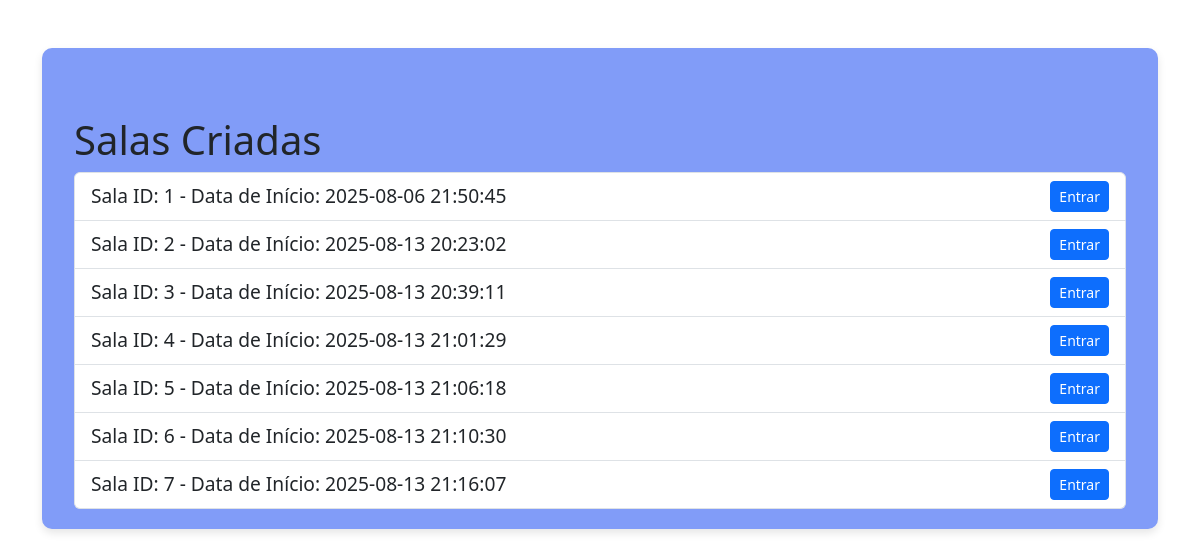
Page /salas on the earlier database version.
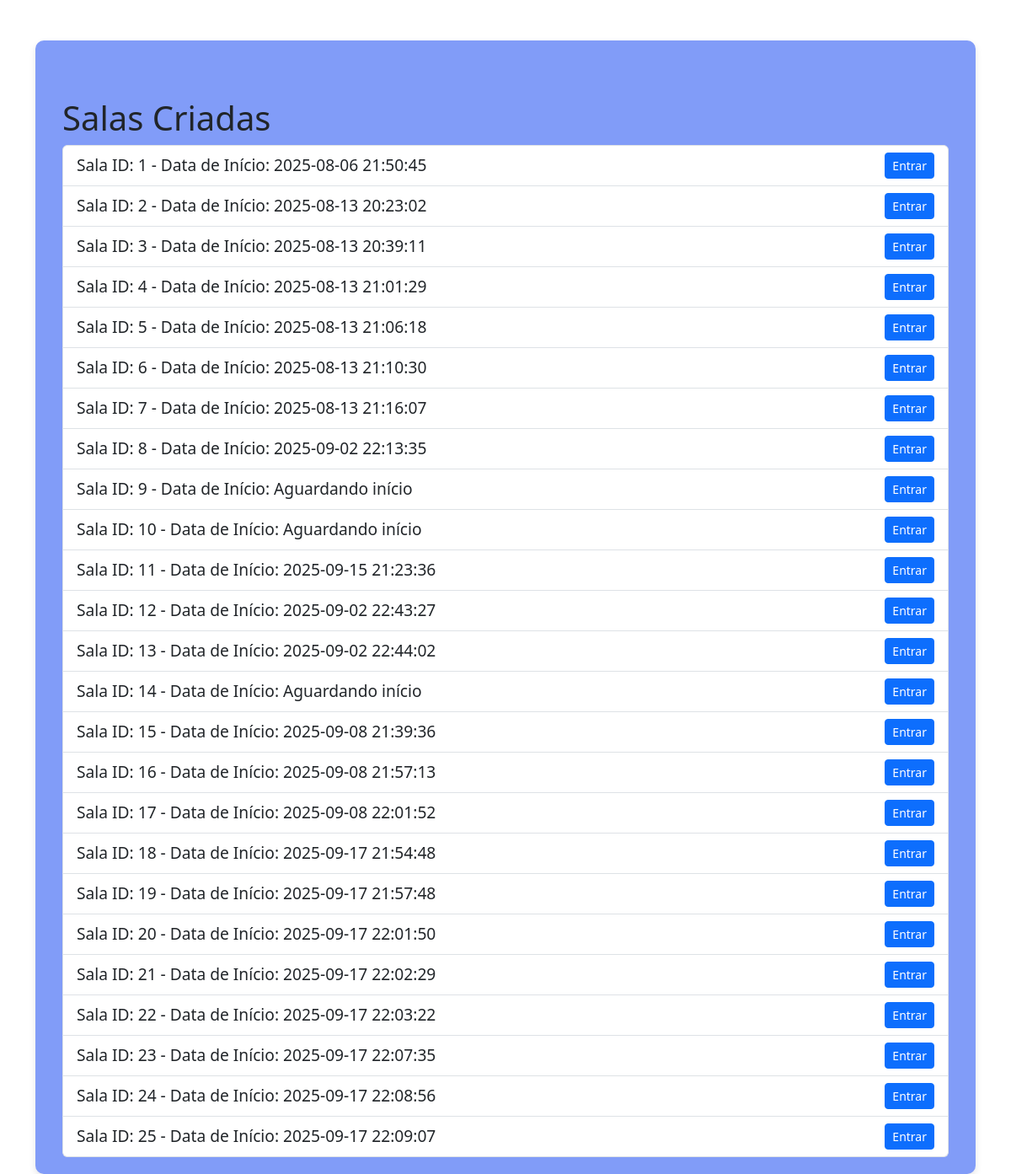
Same page on the later database version.
### app.py (models this page shows)
class Sala(db.Model):
    id = db.Column(db.Integer, primary_key=True)
    numero_rodadas = db.Column(db.Integer, nullable=False)
    rodadas = db.relationship('Rodada', backref='sala', lazy=True)
    temas = db.relationship('Tema', secondary='sala_tema', backref='salas', lazy=True)
    tempo = db.Column(db.Integer, nullable=False)
    jogadores = db.relationship('Jogador', secondary='sala_jogador', backref='salas', lazy=True)
    letras = db.relationship('Letras', secondary='sala_letras', backref='salas', lazy=True)
    numero_jogadores = db.Column(db.Integer, nullable=False)
    senha = db.Column(db.String(120), nullable=True)
    finalizado = db.Column(db.Boolean, default=False)
    data_criacao = db.Column(db.DateTime, nullable=False, default=db.func.current_timestamp())
    data_inicio = db.Column(db.DateTime, nullable=True)
    rodada_atual = db.Column(db.Integer, nullable=False, default=0)

### app.py (the view)
@app.route('/salas', methods=['GET'])
def salas():
    salas = Sala.query.all()
    return render_template('salas_criadas.html', salas=salas)

### templates/salas_criadas.html (shortened to what this page needs)
{% extends "base.html" %}
{% block content %}
<div class="container mt-5">
    <h1>Salas Criadas</h1>
    <ul class="list-group">
        {% for sala in salas %}
            <li class="list-group-item d-flex justify-content-between align-items-center">
                Sala ID: {{ sala.id }} - Data de Início: {{ sala.data_inicio.strftime('%Y-%m-%d %H:%M:%S') if sala.data_inicio else 'Aguardando início' }}
                <a href="{{ url_for('sala', sala_id=sala.id) }}" class="btn btn-primary btn-sm">Entrar</a>
            </li>
        {% endfor %}
    </ul>
</div>
{% endblock %}

Differences in the rows shown:
added Sala: id "8", data_inicio "2025-09-02 22:13:35"
added Sala: id "9", data_inicio "Aguardando início"
added Sala: id "10", data_inicio "Aguardando início"
added Sala: id "11", data_inicio "2025-09-15 21:23:36"
added Sala: id "12", data_inicio "2025-09-02 22:43:27"
added Sala: id "13", data_inicio "2025-09-02 22:44:02"
added Sala: id "14", data_inicio "Aguardando início"
added Sala: id "15", data_inicio "2025-09-08 21:39:36"
added Sala: id "16", data_inicio "2025-09-08 21:57:13"
added Sala: id "17", data_inicio "2025-09-08 22:01:52"
added Sala: id "18", data_inicio "2025-09-17 21:54:48"
added Sala: id "19", data_inicio "2025-09-17 21:57:48"
added Sala: id "20", data_inicio "2025-09-17 22:01:50"
added Sala: id "21", data_inicio "2025-09-17 22:02:29"
added Sala: id "22", data_inicio "2025-09-17 22:03:22"
added Sala: id "23", data_inicio "2025-09-17 22:07:35"
added Sala: id "24", data_inicio "2025-09-17 22:08:56"
added Sala: id "25", data_inicio "2025-09-17 22:09:07"
